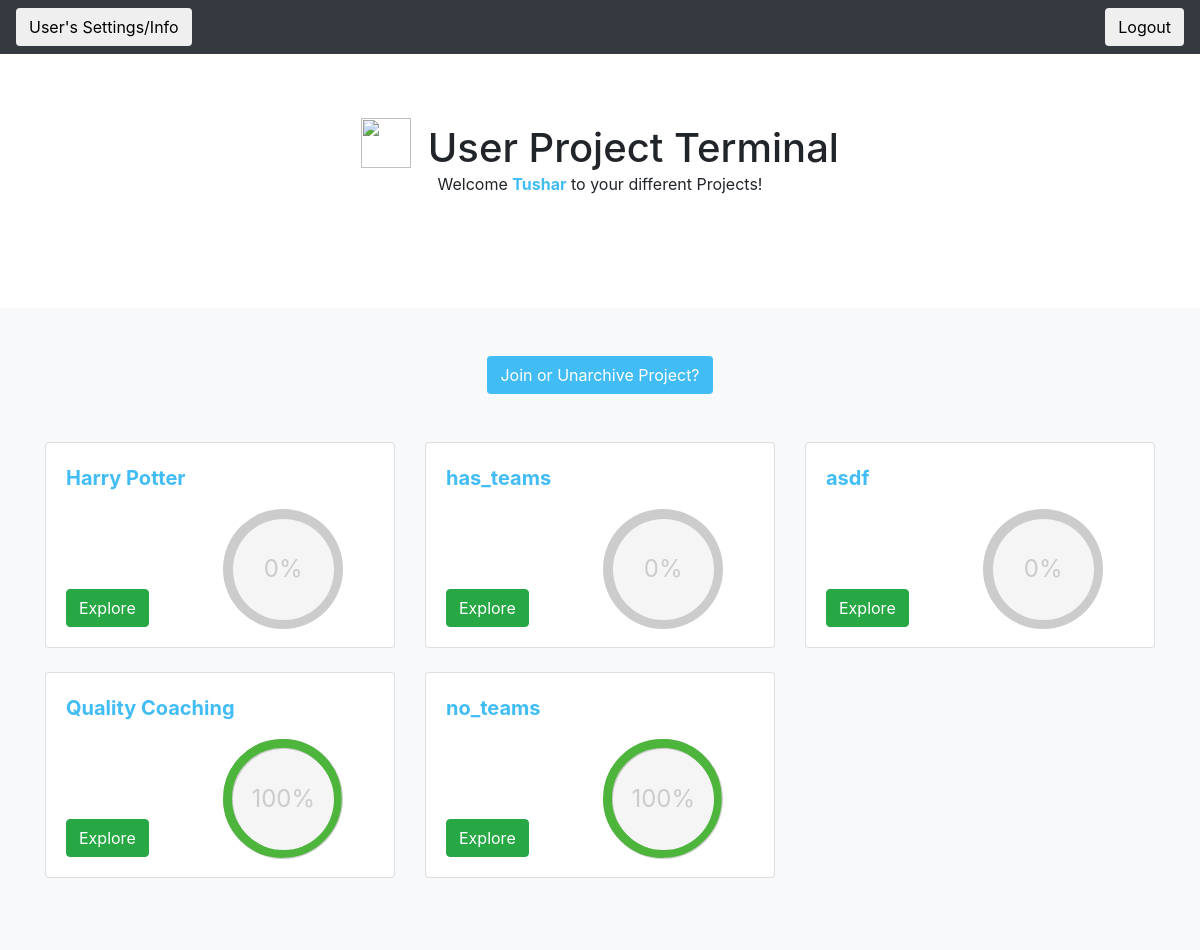
/quest/user_project_page/tdesai (signed in), run on an earlier commit of the app's database.
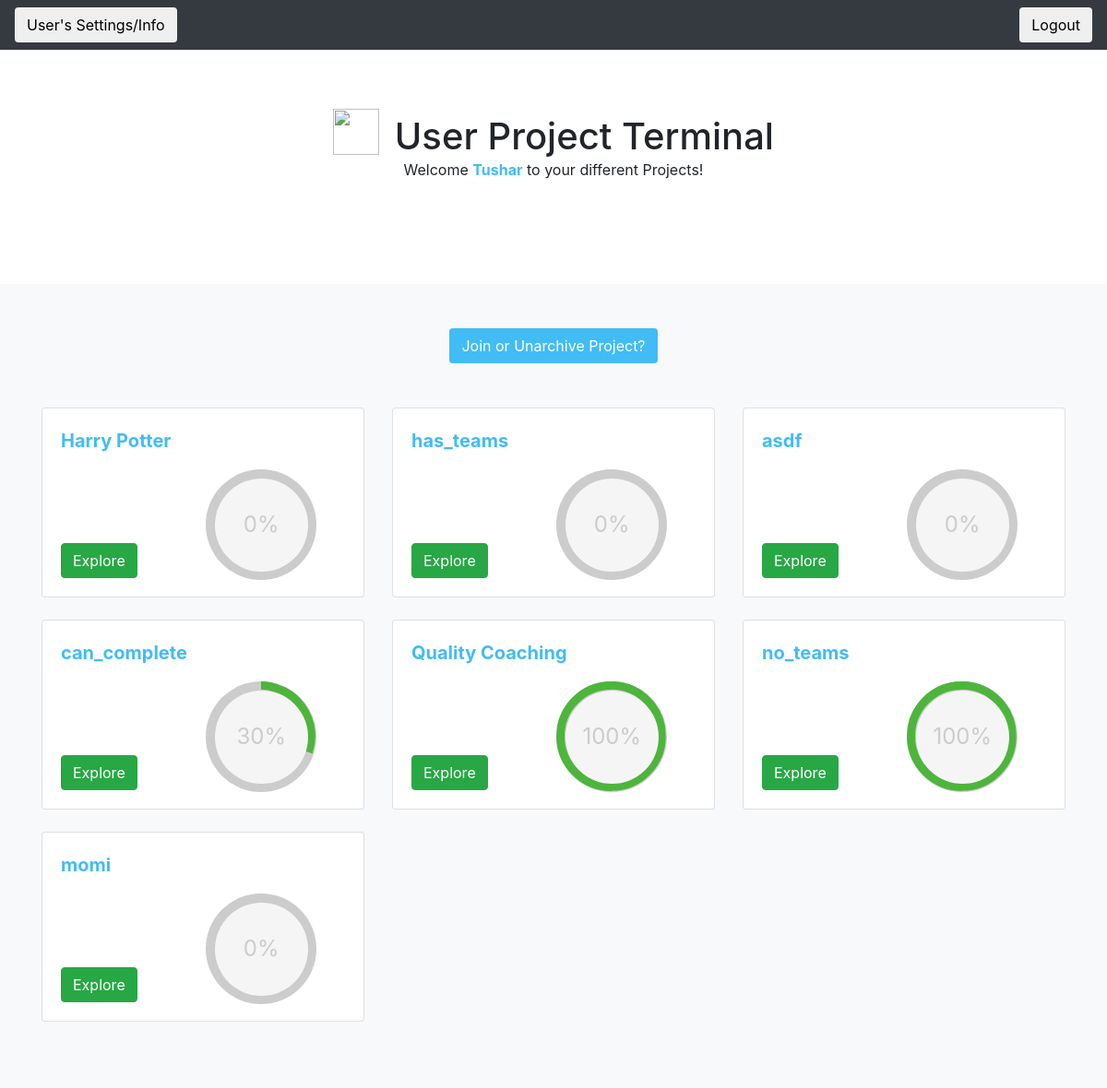
And on a later commit of the database.
### quest_extension/models.py (models this page shows)
class User(models.Model):
    user_ldap = models.CharField(max_length=45)
    user_first_name = models.CharField(max_length=45)
    user_last_name = models.CharField(max_length=45)
    user_email = models.CharField(max_length=45)
    user_password = models.CharField(max_length = 100)
    user_reset_password_pin = models.CharField(max_length = 100, null=True, default = None)

class Project(models.Model):
    project_name = models.CharField(max_length=1000)
    project_description = models.CharField(max_length=1000, blank = True, null = True)
    project_random_phrase = models.CharField(max_length = 255, unique = True)
    project_admin_pin = models.CharField(max_length = 255, unique = True)
    project_editable = models.BooleanField()
    project_has_teams = models.BooleanField(default = False)

### quest_extension/views.py (the view)
# urls.py: path('user_project_page/<ldap>', views.get_user_project_page),
def get_user_project_page(request, ldap):
    print (validate_user_access(request, ldap))
    if not validate_user_access(request, ldap):
        return HttpResponseRedirect('/quest/user_login')
    current_user = User.objects.get(user_ldap = ldap)
    projects_and_percentages = []
    user_projects = UserProject.objects.filter(user = current_user, archived = False).values_list('project', flat=True)
    user_projects = Project.objects.filter(pk__in=user_projects)
    for project in user_projects:
        current_user_project = UserProject.objects.get(project = project, user = current_user)
        quests_completed = CompletedQuest.objects.filter(userproject = current_user_project).count()
        total_quests = Quest.objects.filter(project = project).count()
        percentage_complete = int(quests_completed / total_quests * 100)
        projects_and_percentages.append((project, percentage_complete))
    list_of_archived_projects = UserProject.objects.filter(user = current_user, archived = True).values_list('project', flat=True)
    list_of_archived_projects = Project.objects.filter(pk__in=list_of_archived_projects)
    add_new_project_form = AddNewProjectForm()
    context = {'current_user': current_user,
    'projects_and_percentages': projects_and_percentages,
    'add_new_project_form': add_new_project_form,
    'list_of_archived_projects': list_of_archived_projects}
    return render(request, 'quest_extension/user_project_page.html', context)

### quest_extension/logic.py (called while the page is built)
def validate_user_access(request, ldap):
    return 'current_user_ldap' in request.session and request.session['current_user_ldap'] == ldap

### quest_extension/templates/quest_extension/user_project_page.html (shortened to what this page needs)
{% load static %}
<!doctype html>
<html lang="en">
  <head>
    <link rel="stylesheet" href="https://maxcdn.bootstrapcdn.com/bootstrap/4.0.0/css/bootstrap.min.css">
    <link rel="stylesheet" type="text/css" href="{% static 'quest_extension/user_project_page_style.css' %}">
  </head>
  <body>
    <header>
      <div class="navbar navbar-dark bg-dark box-shadow">
        <form method='GET' action = '/quest/user_settings_info/{{current_user.user_ldap}}'>
            <button class = 'btn' type='submit'>User's Settings/Info</button>
        </form>
        <form method='POST' action = '/quest/user_logout/{{ current_user.user_ldap}}'>
                <button class = 'btn' type = 'submit', name = 'logout'>Logout</button>
            </form>
      </div>
    </header>
    <main role="main">
      <section class="jumbotron text-center" style = 'background-color: white'>
    <div class="container">
    <h1 class="jumbotron-heading"  style = 'display:inline;'>
         <img class = 'imageWithText' style="width:50px; height:50px; margin-right:6px; margin-bottom:4px;" src = 'https://i.imgur.com/1533RUp.png'>
            User Project Terminal
    </h1>
    <p class="jumbotron-heading2">Welcome <strong style = 'color:#42bcf4'>{{ current_user.user_first_name }}</strong> to your different Projects!</p>
    </div>
    </section>
      <div class="album py-5 bg-light">
        <div class="container">
            <div id = 'join_or_unarchive' style = 'text-align: center;'>
            <button class = 'btn' style = 'background-color:#42bcf4; color: white' onclick = 'show_join_project_user()'> Join or Unarchive Project?</button>
            </div>
                <br>
                <br>
          <div class="row">
            {% for project, project_percentage_complete in projects_and_percentages %}
            <div class="col-md-4">
              <div class="card mb-4 box-shadow">
                <div class="card-body">
                  <p style = 'margin:0'>
                    <strong style = 'color: #42bcf4; font-size: 20px '>{{project.project_name}}</strong>
                </p>
                  <div class="d-flex justify-content-between align-items-center">
                    <div class="btn-group">
                        <form method='GET', action = '/quest/user_home/{{ current_user.user_ldap }}/{{ project.id }}'>
                           <br>
                           <br>
                           <br>
                           <br>
                          <div id= 'project_button'>
                                <button class ='btn btn-success' type='submit'>Explore</button>
                            </div>
                        </form>
                    </div>
                    <div class="c100 p{{project_percentage_complete}} green" style = 'margin-bottom: -1%; margin-top:5%; margin-right:10%;'>
                        <span>{{project_percentage_complete}}%</span>
                    </div>
                  </div>
                </div>
              </div>
            </div>
            {% endfor %}
          </div>
        </div>
      </div>
    </main>
  </body>
</html>

### quest_extension/static/quest_extension/user_project_page_style.css (style rules this page uses)
.imageWithText { width:auto; height:1.5em; vertical-align:text-bottom; }
.c100 { position: relative; font-size: 120px; width: 1em; height: 1em; -webkit-border-radius: 50%; -moz-border-radius: 50%; -ms-border-radius: 50%; -o-border-radius: 50%; border-radius: 50%; float: left; margin: 0 0.1em 0.1em 0; background-color: #cccccc; }
.c100 *, .c100 *:before, .c100 *:after { -webkit-box-sizing: content-box; -moz-box-sizing: content-box; box-sizing: content-box; }
.c100 > span { position: absolute; width: 100%; z-index: 1; left: 0; top: 0; width: 5em; line-height: 5em; font-size: 0.2em; color: #cccccc; display: block; text-align: center; white-space: nowrap; -webkit-transition-property: all; -moz-transition-property: all; -o-transition-property: all; transition-property: all; -webkit-transition-duration: 0.2s; -moz-transition-duration: 0.2s; -o-transition-duration: 0.2s; transition-duration: 0.2s; -webkit-transition-timing-function: ease-out; -moz-transition-timing-function: ease-out; -o-transition-timing-function: ease-out; transition-timing-function: ease-out; }
.c100:after { position: absolute; top: 0.08em; left: 0.08em; display: block; content: " "; -webkit-border-radius: 50%; -moz-border-radius: 50%; -ms-border-radius: 50%; -o-border-radius: 50%; border-radius: 50%; background-color: whitesmoke; width: 0.84em; height: 0.84em; -webkit-transition-property: all; -moz-transition-property: all; -o-transition-property: all; transition-property: all; -webkit-transition-duration: 0.2s; -moz-transition-duration: 0.2s; -o-transition-duration: 0.2s; transition-duration: 0.2s; -webkit-transition-timing-function: ease-in; -moz-transition-timing-function: ease-in; -o-transition-timing-function: ease-in; transition-timing-function: ease-in; }

What changed in the data, as far as the page shows it:
now on this page (row edited): Project: project_name "can_complete", project_percentage_complete "30"
now on this page (row edited): Project: project_name "momi", project_percentage_complete "0"
